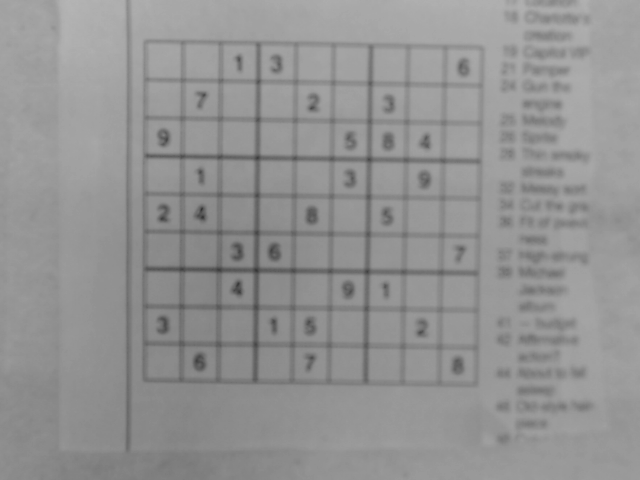
#> input picture sudoku_midterm/sudoku0.png, 640 x 480 px; its folder holds only this picture in this run
$ python -i build_labels.py   (imports and definitions only)
#> lines starting #> are read from the running program, lines starting #| are printed output that depends on the picture; after the words box and inside, x2 and y2 are one past the last pixel; in counts of white or black regions, pixels touching at a corner belong together
#> further down, picture is the input picture: shape (480, 640); min 50, max 181, mean 147.1
import numpy as np
import cv2

#Preprocessing step to darken black lines and make grey areas white
def enhance_writing(im):
    img_orig = im

    #lightens white, darkens dark
    #print(img_orig.shape)
    img = cv2.adaptiveThreshold(img_orig, 255, cv2.ADAPTIVE_THRESH_MEAN_C, cv2.THRESH_BINARY, 7, 3)
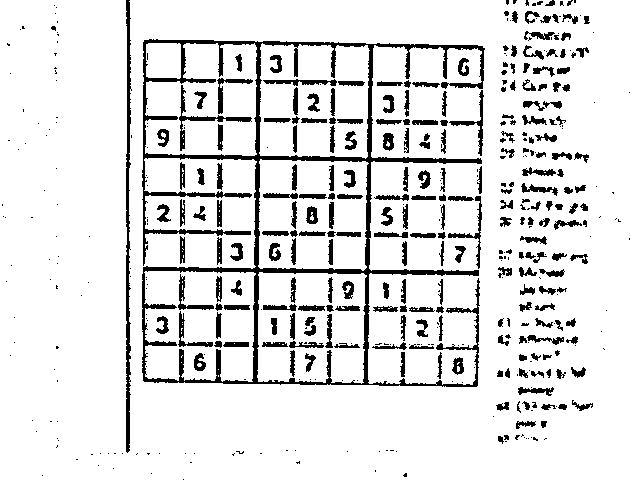
#> img: shape (480, 640); 88.7% white; 472 black regions (236 under 20 px), largest, box (x1, y1, x2, y2) and area: (142, 39, 485, 387) 12286, (126, 0, 132, 453) 1556, (179, 85, 252, 151) 506
    #expands dark areas
    kernel = np.ones((3, 3), np.uint8)
    img2 = cv2.erode(img, kernel, iterations=1)
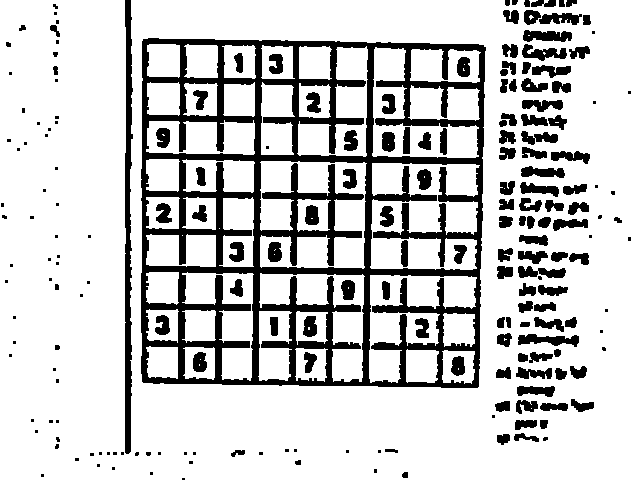
#> img2: shape (480, 640); 79.9% white; 206 black regions (80 under 20 px), largest, box (x1, y1, x2, y2) and area: (141, 38, 486, 388) 38033, (125, 0, 133, 454) 2625, (518, 334, 579, 347) 472

    return img2

#run connected-components on processed image to find largest component, and return image of said component
def get_board(img):
    largest_area = 0
#> largest_area = 0
    board_img = img
    # Labels is an "image" where each pixel is the label of that pixel's connected component
    ret, labels, stats, centroids = cv2.connectedComponentsWithStats(255-img)
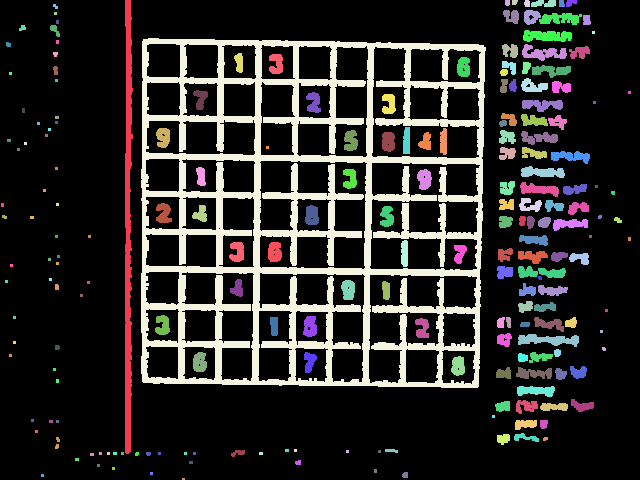
#> labels: shape (480, 640) int32; 207 distinct labels, from 0 to 206; one colour per label, 0 black
#> ret = 207; stats = 207 rows, first 6: [0, 0, 640, 480, 245378], [125, 0, 8, 454, 2625], [505, 0, 5, 6, 28], [512, 0, 6, 5, 26], [524, 0, 6, 7, 37], [531, 0, 25, 7, 135]; centroids = 207 pairs, first value 2 to 629, second value 1.81 to 478.5

    for i in range(1, np.max(labels)):
        img3 = img.copy()
        img3[labels != i] = 255
        if stats[i][4] > largest_area:
            largest_area = stats[i][4]
            board_img = img3
#> this loop made 205 passes
#> largest_area on passes 1, 19: 2625, 38033
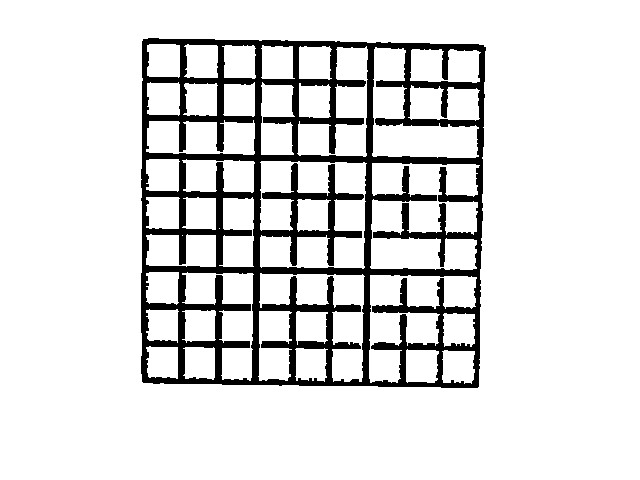
#> board_img: shape (480, 640); 87.6% white; 1 black region, box (x1, y1, x2, y2) and area: (141, 38, 486, 388) 38033
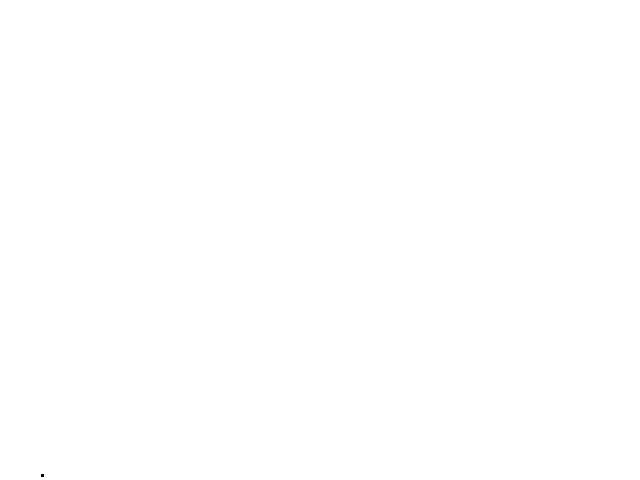
#> img3: shape (480, 640); 100% white; black in thin lines or dots, all inside (x1, y1, x2, y2) = (41, 474, 44, 477)
#> after the loop, largest_area = 38033

    return board_img

def sudoku_bounds(im):
    img_col = cv2.cvtColor(im, cv2.COLOR_GRAY2BGR) # color
    harris = cv2.cornerHarris(im,4,5,0.04)
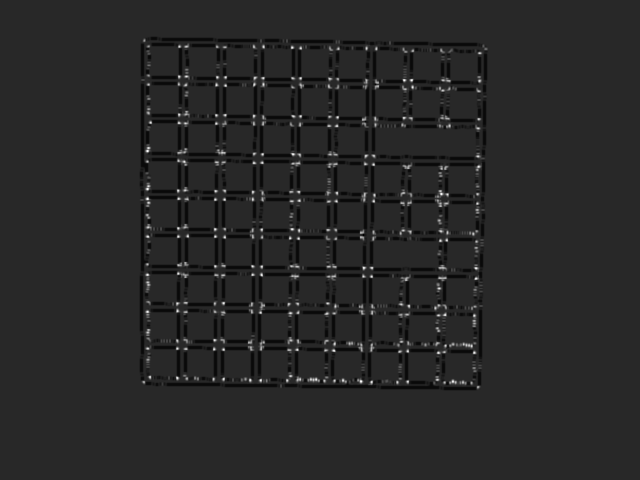
#> harris: shape (480, 640) float32; min -1.32, max 7.02, mean -0.0221; drawn with min black and max white

    img_col[harris > 0.01*harris.max()]=[255, 0, 0]
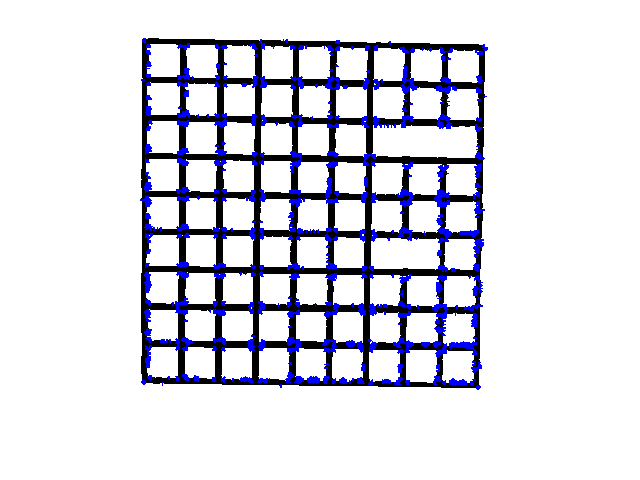
#> img_col: shape (480, 640, 3); mean B, G, R 229, 218.9, 218.9
    #cv2.imshow("Harris corner", img_col)
    #cv2.waitKey()
    #cv2.destroyAllWindows()
    return img_col

#get_corners takes an image where the corners have been marked in blue
def get_corners(img):
    xy = []
#> xy = []
    i_counter = len(img)
#> i_counter = 480
    j_counter = len(img[0])
#> j_counter = 640
    for i in range(i_counter):
        for j in range(j_counter):
            if img[i][j][0] == 255 and img[i][j][1] == 0 and img[i][j][2] == 0:
                xy.append([j, i])
#> after the loop, xy = 12187 pairs, first value 140 to 487, second value 38 to 389
    return_list = cv2.boxPoints(cv2.minAreaRect(np.array(xy)))
#> return_list = [[481.2, 390.4], [135.8, 384.6], [141.7, 36.54], [487.1, 42.39]]
    return return_list

def find_centre(img):
    corner_list = get_corners(sudoku_bounds(get_board(enhance_writing(img))))
#> corner_list has the same summary as return_list in get_corners
    x = []
    y = []
    for element in corner_list:
        x.append(element[0])
        y.append(element[1])
#> this loop made 4 passes
#> after the loop, x = [481.2, 135.8, 141.7, 487.1]; y = [390.4, 384.6, 36.54, 42.39]
    centre_x = sum(x)/len(x)
#> centre_x = 311.5
    centre_y = sum(y)/len(y)
#> centre_y = 213.5
    centre = [centre_x, centre_y]
#> centre = [311.5, 213.5]
    return centre

#os.listdir("fileshere") returns a list of strings representing files

>>> import cv2
>>> picture = cv2.imread('sudoku_midterm/sudoku0.png', cv2.IMREAD_GRAYSCALE)
>>> result = find_centre(picture)
#> result = [311.5, 213.5]

$ run again, on sudoku_midterm/sudoku1.png
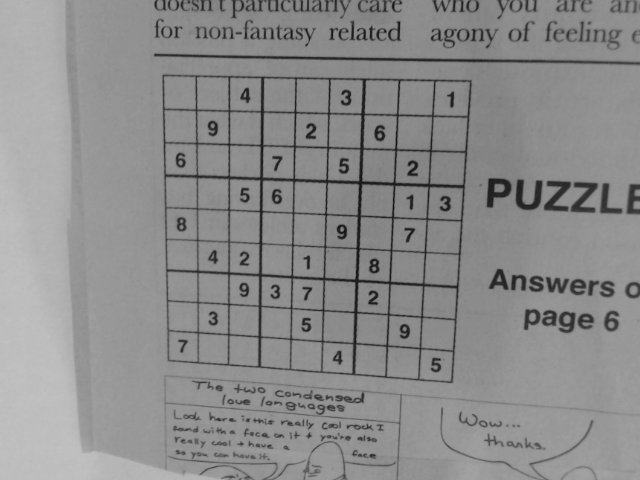
#> input picture sudoku_midterm/sudoku1.png, 640 x 480 px
#> picture is the input picture: shape (480, 640); min 14, max 194, mean 140.2
#> img: shape (480, 640); 87.9% white; black in thin lines or dots
#> img2: shape (480, 640); 72.9% white; 1234 black regions (984 under 20 px), largest, box (x1, y1, x2, y2) and area: (161, 73, 473, 384) 24838, (65, 0, 640, 480) 12554, (153, 52, 640, 66) 2439
#> in get_board, `largest_area = 0`: largest_area = 0
#> in get_board, `ret, labels, stats, centroids = cv2.connectedComponentsWithStats(255-i..`:
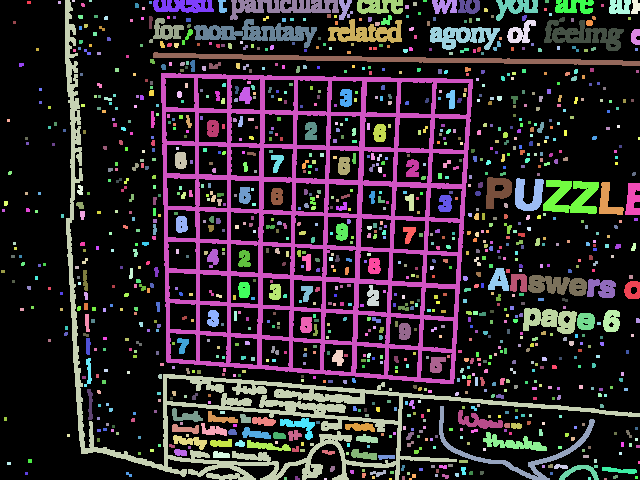
#> labels: shape (480, 640) int32; 1235 distinct labels, from 0 to 1234; one colour per label, 0 black
#> ret = 1235; stats = 1235 rows, first 6: [0, 0, 640, 480, 224001], [27, 1, 4, 3, 12], [58, 1, 3, 3, 9], [65, 0, 575, 480, 12554], [72, 0, 3, 2, 6], [89, 0, 3, 2, 6]; centroids = 1235 pairs, first value 2.5 to 638.5, second value 0.5 to 478.5
#> the loop in get_board, `for i in range(1, np.max(labels)):` made 1233 passes
#> largest_area on passes 3, 173: 12554, 24838
#> after the loop in get_board, `for i in range(1, np.max(labels)):`: largest_area = 24838
#> in sudoku_bounds, `img_col[harris > 0.01*harris.max()]=[255, 0, 0]`:
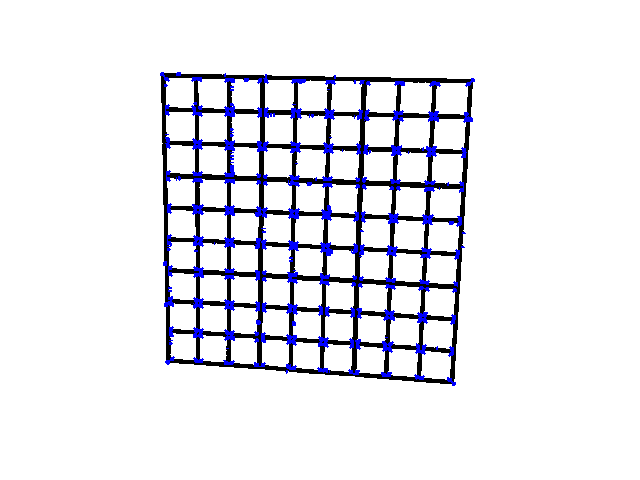
#> img_col: shape (480, 640, 3); mean B, G, R 237.9, 231.7, 231.7
#> in get_corners, `xy = []`: xy = []
#> i_counter = 480
#> j_counter = 640
#> after the loop in get_corners, `for i in range(i_counter):`: xy = 7494 pairs, first value 160 to 474, second value 72 to 385
#> return_list = [[467.4, 385.3], [153.4, 378.5], [160, 71.2], [474.1, 78.02]]
#> corner_list has the same summary as return_list in get_corners
#> the loop in find_centre, `for element in corner_list:` made 4 passes
#> after the loop in find_centre, `for element in corner_list:`: x = [467.4, 153.4, 160, 474.1]; y = [385.3, 378.5, 71.2, 78.02]
#> centre_x = 313.7
#> centre_y = 228.3
#> centre = [313.7, 228.3]

$ run again, on sudoku_midterm/sudoku10.png
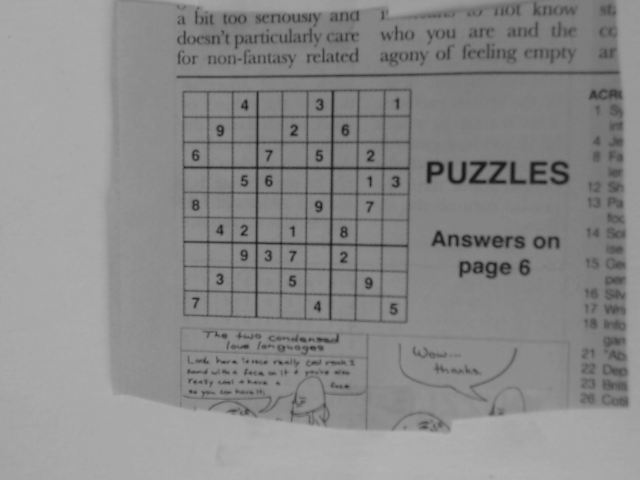
#> input picture sudoku_midterm/sudoku10.png, 640 x 480 px
#> picture is the input picture: shape (480, 640); min 12, max 179, mean 138.3
#> img: shape (480, 640); 88.8% white; black in thin lines or dots
#> img2: shape (480, 640); 77.2% white; 478 black regions (316 under 20 px), largest, box (x1, y1, x2, y2) and area: (181, 87, 413, 325) 19458, (110, 326, 527, 435) 9597, (175, 69, 622, 80) 2258
#> in get_board, `largest_area = 0`: largest_area = 0
#> labels: shape (480, 640) int32; 479 distinct labels, from 0 to 478
#> ret = 479; stats = 479 rows, first 6: [0, 0, 640, 480, 237017], [111, 0, 8, 53, 272], [119, 0, 6, 2, 12], [126, 0, 89, 26, 639], [231, 0, 3, 2, 6], [443, 0, 89, 19, 755]; centroids = 479 pairs, first value 4.5 to 638.5, second value 0.5 to 476.5
#> the loop in get_board, `for i in range(1, np.max(labels)):` made 477 passes
#> largest_area on passes 1, 3, 5, 11, 12, 14, 61, 73: 272, 639, 755, 771, 906, 1869, 2258, 19458
#> after the loop in get_board, `for i in range(1, np.max(labels)):`:
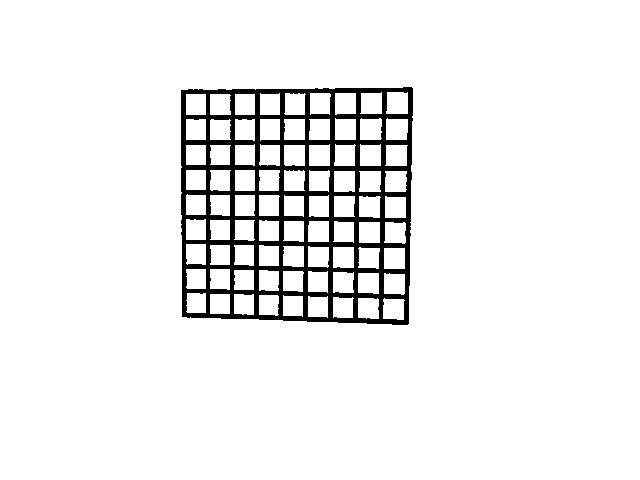
#> board_img: shape (480, 640); 93.7% white; 1 black region, box (x1, y1, x2, y2) and area: (181, 87, 413, 325) 19458
#> after the loop in get_board, `for i in range(1, np.max(labels)):`: largest_area = 19458
#> in sudoku_bounds, `img_col[harris > 0.01*harris.max()]=[255, 0, 0]`:
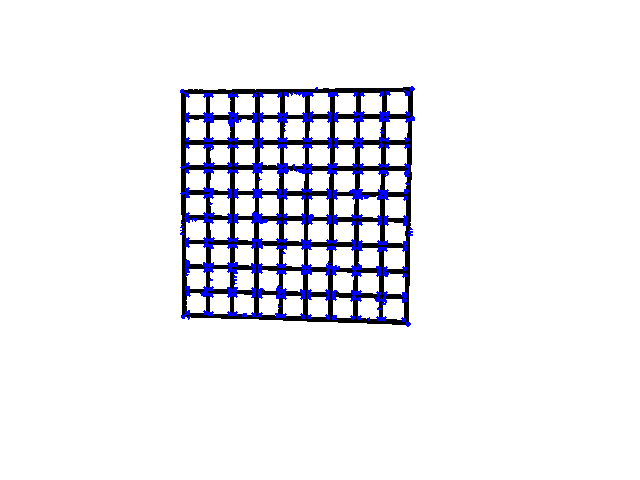
#> img_col: shape (480, 640, 3); mean B, G, R 242.2, 236.3, 236.3
#> in get_corners, `xy = []`: xy = []
#> i_counter = 480
#> j_counter = 640
#> after the loop in get_corners, `for i in range(i_counter):`: xy = 7211 pairs, first value 180 to 414, second value 86 to 326
#> return_list = [[414, 326], [180, 326], [180, 86], [414, 86]]
#> the loop in find_centre, `for element in corner_list:` made 4 passes
#> after the loop in find_centre, `for element in corner_list:`: x = [414, 180, 180, 414]; y = [326, 326, 86, 86]
#> centre_x = 297
#> centre_y = 206
#> centre = [297, 206]
